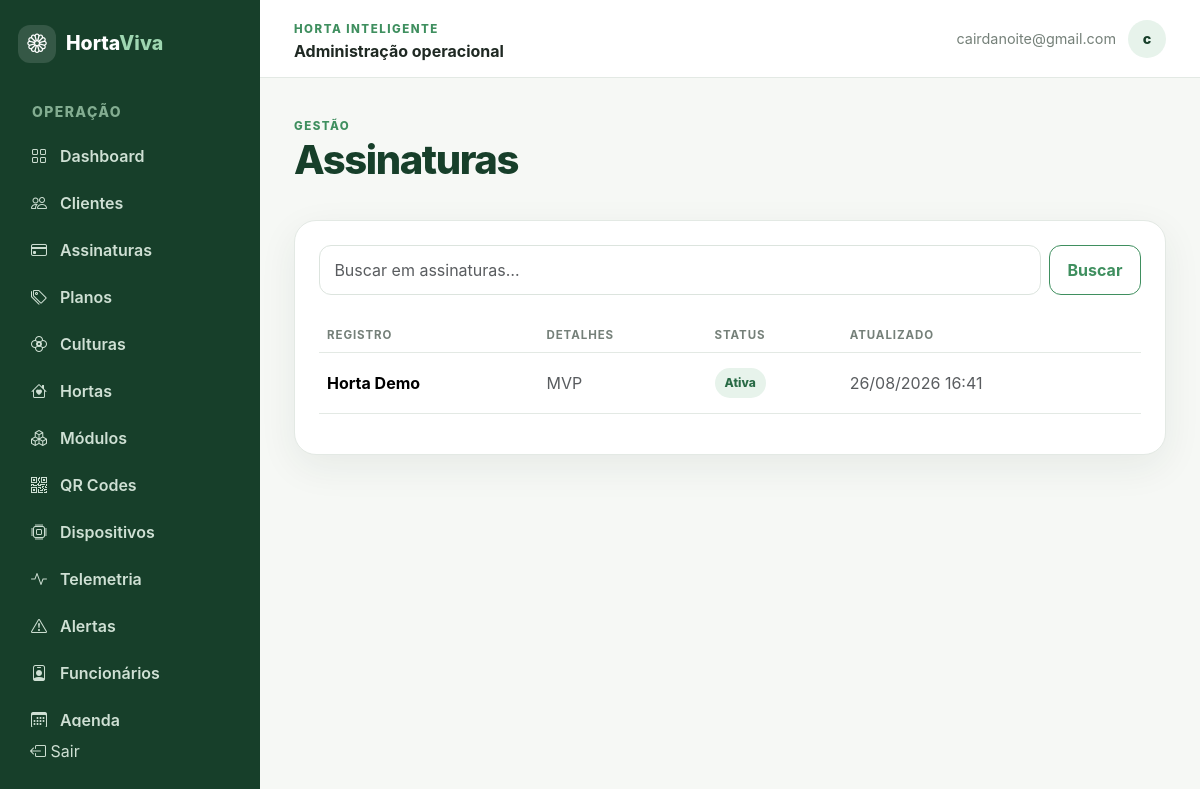
Page /gestao/subscriptions/ (signed in) on the committed database.
### accounts/models.py (models this page shows, shortened)
class User(AbstractUser):
    username = None
    email = models.EmailField(unique=True)
    full_name = models.CharField(max_length=180)
    phone = models.CharField(max_length=30, blank=True)
    USERNAME_FIELD = "email"
    REQUIRED_FIELDS = []
    objects = UserManager()

class Organization(BaseModel):
    class Kind(models.TextChoices):
        PERSON = "person", "Pessoa física"
        COMPANY = "company", "Empresa"
    name = models.CharField(max_length=180)
    slug = models.SlugField(unique=True)
    kind = models.CharField(max_length=20, choices=Kind.choices, default=Kind.PERSON)
    tax_id = models.CharField(max_length=30, blank=True)
    is_active = models.BooleanField(default=True)

### subscriptions/models.py (models this page shows, shortened)
class Subscription(BaseModel):
    class Status(models.TextChoices):
        TRIALING = "trialing", "Em teste"
        ACTIVE = "active", "Ativa"
        PAST_DUE = "past_due", "Pagamento atrasado"
        SUSPENDED = "suspended", "Suspensa"
        CANCELED = "canceled", "Cancelada"
    organization = models.ForeignKey(Organization, on_delete=models.PROTECT, related_name="subscriptions")
    plan_version = models.ForeignKey(PlanVersion, on_delete=models.PROTECT, related_name="subscriptions")
    status = models.CharField(max_length=20, choices=Status.choices, default=Status.TRIALING)
    current_period_start = models.DateTimeField()
    current_period_end = models.DateTimeField()
    canceled_at = models.DateTimeField(null=True, blank=True)
    provider = models.CharField(max_length=40, blank=True)
    provider_reference = models.CharField(max_length=120, blank=True)
    class Meta:
        indexes = [models.Index(fields=["organization", "status"])]

class PlanVersion(BaseModel):
    plan = models.ForeignKey(Plan, on_delete=models.PROTECT, related_name="versions")
    version = models.PositiveIntegerField()
    price_cents = models.PositiveIntegerField()
    currency = models.CharField(max_length=3, default="BRL")
    billing_interval_months = models.PositiveSmallIntegerField(default=1)
    effective_from = models.DateTimeField()
    retired_at = models.DateTimeField(null=True, blank=True)
    class Meta:
        constraints = [models.UniqueConstraint(fields=["plan", "version"], name="uniq_plan_version")]

class Plan(BaseModel):
    name = models.CharField(max_length=100)
    code = models.SlugField(unique=True)
    description = models.TextField(blank=True)
    is_active = models.BooleanField(default=True)

### core/views.py (the view)
# urls.py: path("gestao/", views.ops_dashboard, name="ops-dashboard"), path("gestao/ordens/nova/", views.create_work_order, name="create-work-order"), path("gestao/<str:section>/", views.ops_collection, name="op
@operations_required
def ops_collection(request, section):
    collections = {"clients": ("Clientes", Organization.objects.annotate(total_gardens=Count("gardens"))), "subscriptions": ("Assinaturas", Subscription.objects.select_related("organization", "plan_version__plan")), "plans": ("Planos", Plan.objects.prefetch_related("versions")), "crops": ("Culturas", Crop.objects.all()), "gardens": ("Hortas", Garden.objects.select_related("organization")), "modules": ("Módulos", GardenModule.objects.select_related("organization", "module_type")), "devices": ("Dispositivos", Device.objects.select_related("organization", "model", "module")), "telemetry": ("Telemetria", TelemetryReading.objects.select_related("channel__device")[:200]), "alerts": ("Alertas técnicos", Alert.objects.select_related("rule__channel__device")[:200]), "employees": ("Funcionários", User.objects.filter(Q(is_staff=True) | Q(memberships__role=Membership.Role.TECHNICIAN)).distinct()), "agenda": ("Agenda geral", Visit.objects.select_related("organization", "technician", "garden")), "orders": ("Ordens de serviço", WorkOrder.objects.select_related("organization", "garden", "device")), "inventory": ("Estoque", InventoryItem.objects.all()), "finance": ("Financeiro", Payment.objects.select_related("subscription__organization")), "reports": ("Relatórios", []), "settings": ("Configurações", []), "qrcodes": ("QR Codes", GardenModule.objects.all())}
    if section not in collections: raise Http404
    title, objects = collections[section]
    return render(request, "admin_portal/collection.html", {"title": title, "section": section, "objects": objects, "query": request.GET.get("q", "").strip()})

### core/permissions.py (called while the page is built)
def role_required(*roles, staff_allowed=True):
    def decorator(view):
        @login_required
        @wraps(view)
        def wrapped(request, *args, **kwargs):
            membership = request.user.memberships.filter(is_active=True).select_related("organization").first()
            if staff_allowed and request.user.is_staff:
                request.membership = membership
                return view(request, *args, **kwargs)
            if not membership or membership.role not in roles:
                raise PermissionDenied
            request.membership = membership
            return view(request, *args, **kwargs)
        return wrapped
    return decorator

### templates/admin_portal/collection.html
{% extends 'base.html' %}{% block area_name %}Administração operacional{% endblock %}{% block content %}<div class="page-header"><div><span class="eyebrow">Gestão</span><h1>{{ title }}</h1></div>{% if section == 'orders' %}<a class="btn btn-brand" href="{% url 'create-work-order' %}"><i class="bi bi-plus"></i> Nova ordem</a>{% endif %}</div><div class="content-card"><form class="d-flex gap-2 mb-4"><input class="form-control" name="q" value="{{ query }}" placeholder="Buscar em {{ title|lower }}…"><button class="btn btn-outline-brand">Buscar</button></form>{% if section == 'qrcodes' %}<div class="row g-3">{% for obj in objects %}<div class="col-md-4"><div class="soft-card shadow-none text-center"><i class="bi bi-qr-code" style="font-size:5rem"></i><strong class="d-block">{{ obj.serial_number }}</strong><button class="btn btn-light mt-2" onclick="window.print()">Imprimir</button></div></div>{% endfor %}</div>{% elif section == 'reports' or section == 'settings' %}<div class="empty-state"><i class="bi bi-bar-chart"></i><h3 class="mt-3">Estrutura preparada</h3><p>Os indicadores serão preenchidos conforme a operação gerar dados.</p></div>{% else %}<div class="table-responsive"><table class="table table-modern"><thead><tr><th>Registro</th><th>Detalhes</th><th>Status</th><th>Atualizado</th></tr></thead><tbody>{% for obj in objects %}<tr><td><strong>{% if section == 'clients' %}{{ obj.name }}{% elif section == 'subscriptions' %}{{ obj.organization.name }}{% elif section == 'plans' %}{{ obj.name }}{% elif section == 'crops' %}{{ obj.common_name }}{% elif section == 'gardens' %}{{ obj.name }}{% elif section == 'modules' %}{{ obj.name }}{% elif section == 'devices' %}{{ obj.name }}{% elif section == 'telemetry' %}{{ obj.channel.name }}{% elif section == 'alerts' %}{{ obj.rule.name }}{% elif section == 'employees' %}{{ obj.full_name|default:obj.email }}{% elif section == 'agenda' %}{{ obj.organization.name }}{% elif section == 'orders' %}{{ obj.title }}{% elif section == 'inventory' %}{{ obj.name }}{% elif section == 'finance' %}{{ obj.subscription.organization.name }}{% else %}{{ obj }}{% endif %}</strong></td><td class="text-muted">{% if section == 'clients' %}{{ obj.total_gardens }} horta(s){% elif section == 'subscriptions' %}{{ obj.plan_version.plan.name }}{% elif section == 'gardens' %}{{ obj.organization.name }}{% elif section == 'modules' %}{{ obj.serial_number }} · {{ obj.organization.name }}{% elif section == 'devices' %}{{ obj.model.name }} · {{ obj.firmware_version|default:'Firmware não informado' }}{% elif section == 'telemetry' %}{{ obj.decimal_value }} {{ obj.channel.unit }} · {{ obj.channel.device.name }}{% elif section == 'alerts' %}{{ obj.message }}{% elif section == 'agenda' %}{{ obj.scheduled_start|date:'d/m/Y H:i' }} · {{ obj.technician.full_name|default:'Sem técnico' }}{% elif section == 'orders' %}{{ obj.organization.name }} · {{ obj.garden.name }}{% elif section == 'inventory' %}{{ obj.quantity }} {{ obj.unit }}{% elif section == 'finance' %}R$ {{ obj.amount_cents|stringformat:'d'|slice:':-2' }}{% else %}{{ obj.created_at|date:'d/m/Y' }}{% endif %}</td><td><span class="badge-soft">{% if obj.get_status_display %}{{ obj.get_status_display }}{% elif obj.is_active %}Ativo{% else %}Cadastrado{% endif %}</span></td><td class="text-muted">{{ obj.updated_at|date:'d/m/Y H:i' }}</td></tr>{% empty %}<tr><td colspan="4"><div class="empty-state"><i class="bi bi-inbox"></i><p class="mt-2">Nenhum registro encontrado.</p></div></td></tr>{% endfor %}</tbody></table></div>{% endif %}</div>{% endblock %}

### templates/base.html (shortened to what this page needs)
{% load static %}<!doctype html>
<html lang="pt-br"><head><meta charset="utf-8"><meta name="viewport" content="width=device-width,initial-scale=1">
<link href="https://cdn.jsdelivr.net/npm/bootstrap@5.3.3/dist/css/bootstrap.min.css" rel="stylesheet">
<link href="https://cdn.jsdelivr.net/npm/bootstrap-icons@1.11.3/font/bootstrap-icons.min.css" rel="stylesheet">
<link rel="stylesheet" href="{% static 'css/app.css' %}">{% block head %}{% endblock %}</head>
<body class="{% if '/app/' in request.path or '/operacao/' in request.path or '/gestao/' in request.path %}portal-body{% endif %}">
{% if '/app/' in request.path or '/operacao/' in request.path or '/gestao/' in request.path %}
<div class="portal-shell">{% include 'components/sidebar.html' %}<main class="portal-main"><header class="portal-topbar"><button class="btn btn-light d-lg-none" data-sidebar-toggle aria-label="Abrir menu"></button><div><span class="eyebrow">Horta Inteligente</span><strong class="d-block">{% block area_name %}Painel{% endblock %}</strong></div><div class="user-chip"><span>{{ request.user.full_name|default:request.user.email }}</span><span class="avatar">{{ request.user.full_name|default:request.user.email|slice:':1' }}</span></div></header><div class="portal-content">{% include 'components/alerts.html' %}{% block content %}{% endblock %}</div></main></div>
{% else %}{% include 'components/navbar.html' %}<main>{% include 'components/alerts.html' %}{% block public_content %}{% block content_public %}{% endblock %}{% endblock %}</main>{% include 'components/footer.html' %}{% endif %}
<script src="https://cdn.jsdelivr.net/npm/bootstrap@5.3.3/dist/js/bootstrap.bundle.min.js"></script><script src="{% static 'js/app.js' %}"></script>{% block scripts %}{% endblock %}</body></html>

### static/css/app.css (style rules this page uses)
:root { --green-dark:#173f2a;--green:#3f8f5f;--green-deep:#286a45;--green-light:#e7f3eb;--green-pale:#f0f7f2;--background:#f6f8f5;--surface:#fff;--text:#1f2923;--muted:#758079;--warning:#d99a2b;--danger:#c94a4a;--border:#e3e9e4;--radius:22px;--shadow:0 12px 38px rgba(23,63,42,.07) }
* { box-sizing:border-box }
body { font-family:Inter,ui-sans-serif,system-ui,-apple-system,"Segoe UI",sans-serif;color:var(--text);background:var(--background) }
.btn { border-radius:12px;font-weight:700;padding:.7rem 1.1rem }
.btn-outline-brand { border:1px solid var(--green);color:var(--green) }
.eyebrow { font-size:.72rem;letter-spacing:.13em;text-transform:uppercase;color:var(--green);font-weight:800 }
.soft-card,.metric-card,.content-card { background:var(--surface);border:1px solid var(--border);border-radius:var(--radius);box-shadow:var(--shadow) }
.portal-body { overflow-x:hidden }
.portal-shell { min-height:100vh }
.portal-main { margin-left:260px;min-height:100vh }
.portal-topbar { height:78px;background:#fff;border-bottom:1px solid var(--border);display:flex;align-items:center;justify-content:space-between;padding:0 34px;position:sticky;top:0;z-index:1020 }
.portal-content { padding:34px;max-width:1500px;margin:auto }
.user-chip { display:flex;align-items:center;gap:12px;color:var(--muted);font-size:.9rem }
.avatar { width:38px;height:38px;border-radius:50%;display:grid;place-items:center;background:var(--green-light);color:var(--green-dark);font-weight:800 }
.page-header { display:flex;justify-content:space-between;gap:20px;align-items:end;margin-bottom:28px }
.page-header h1 { font-weight:800;color:var(--green-dark);letter-spacing:-.035em }
.badge-soft { display:inline-flex;align-items:center;border-radius:999px;padding:6px 10px;background:var(--green-light);color:var(--green-deep);font-size:.75rem;font-weight:800 }
.content-card { padding:24px }
.table-modern { --bs-table-bg:transparent }
.table-modern th { font-size:.72rem;text-transform:uppercase;letter-spacing:.08em;color:var(--muted);border-bottom-color:var(--border) }
.table-modern td { padding:15px 8px;border-bottom-color:var(--border);vertical-align:middle }
.form-control,.form-select { border-radius:12px;border-color:#dce4de;padding:.75rem .9rem }

### rows in the picture
User: user.full_name "cairdanoite@gmail.com", user.full_name "c"
Subscription: organization.name "Horta Demo", plan_version.plan.name "MVP", status "Ativa", updated_at "26/08/2026 16:41"

### other values in the picture
{{ title }} "Assinaturas"
